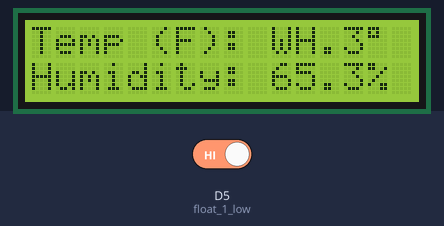
Simulated run of this sketch. Board: ESP8266 (NodeMCU). Shown: 16×2 character LCD. The test bench sets the inputs (shaded band); at power-on: D5 (float_1_low) HIGH.

Above: at 5.6 s.
5.7 s: D5 (float_1_low) driven LOW
At 10.8 s:
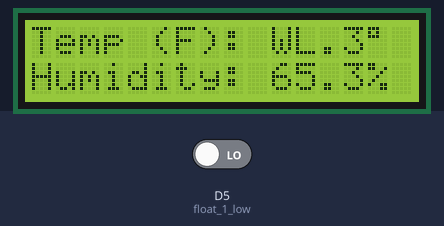
13.1 s: D5 (float_1_low) driven HIGH
At 15.9 s:
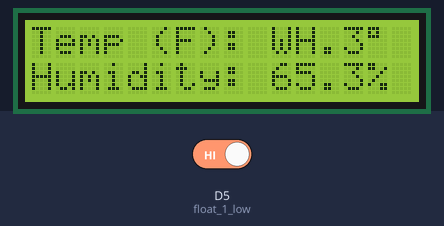
Timing chart, 0 to 17.4 s (numbered marks = the images above; inputs shaded):
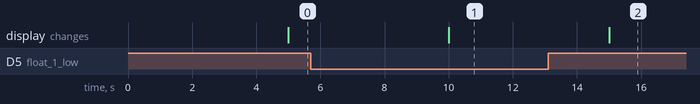

The sketch:

valveWScreen.ino
```cpp
/*
  ***********************************************************************************
  *    This code was created by : Mina Waheeb
  *    Date created             : 5/12/2022
  *    Date last modified       : 2/16/2022
  *
  *    modifications : 2/16/2022
  *    -> added lcd_func.h file
  *    -> added LCD.init function to set-up LCD
  *    -> added serial.begin for serial print
  *
  *    -> added floatValve_func.h file
  *    -> implemented floatValve init
  *    -> implemented floatValve func
  *
  *    -> added timeInterrupt_func.h file
  *    -> implemented updateSensors_func
  *
  *
  *
  ***********************************************************************************

*/

/*libs*/
#include "Wire.h"               //for I2C
#include "lcd_func.h"           //lcd_func.h file
#include "floatValve_func.h"    //floatValve_func.h file
#include "timeInterrupt_func.h" //timeInterrupt_func.h file

/*defs*/
extern int token;     //from "timeInterrupt_func.h"
int counter = 0;      //testing lcd with ISR

extern int float_low; //from "floatValve_func.h"

/************************************************************************************
 *                      functions ".h" files declerations
*************************************************************************************/
void LCD_init();           //LCD initail startUp parameters
void floatValve_init();    //float valve sensor initail set-up
void getFloatValve();    //float valve main function
void updateSensors_func(); //time interrupt setup
/************************************************************************************/

void setup()
{
  //**************open serial over USB at 9600 baud*************
  Serial.begin(9600);
  //************************************************************

  LCD_init();           //initialize LCD
  floatValve_init();    //initialize float valves
}
void loop()
{

   updateSensors_func(); //initialize and call time interrupt SR

   if(token == 1)
   {
    getFloatValve(); //update floatValve sensors

    if(float_low == 1)
    {
      lcd.setCursor (10,0);  // Set cursor to 10,0 [need only update the data]
      lcd.print("WH");    // the 1 indicates only one decimal to be printed

    }
    else if(float_low == 0)
    {
      lcd.setCursor (10,0);  // Set cursor to 10,0 [need only update the data]
      lcd.print("WL");    // the 1 indicates only one decimal to be printed
    }
   }
   else if(token == 0)
   {

   }

   //if(digitalRead(float_1_low)== HIGH)
   //{

    //lcd.setCursor (0,1); // Go to home of 2nd line
    //lcd.print("HIGHERRRRRRRRRRRRRRRRR");
    //while(digitalRead(float_1_low)== HIGH) {}
    //delay(25);
   //}
   //else
   //{

   // lcd.setCursor (0,1); // Go to home of 2nd line
   // lcd.print("High                            ");
   // while(digitalRead(port)== LOW) {}
    //delay(25);
  // }
   //lcd.setCursor (0,1); // Go to home of 2nd line
   //lcd.print("I Love You Most");
   //delay(1000); // Blinks of backlight
   //lcd.setBacklight(LOW); // Backlight off
   //delay(1);
   //lcd.setBacklight(HIGH); // Backlight on
   //delay(1);
}
```

floatValve_func.h
```cpp
/************************************************************************************
 *                          float valve function set-up
*************************************************************************************/

/*libs*/

/*defs*/
#define float_1_low              D5
int float_low = -1;

/* float valve initialization function, runs only once from void setup() */
void floatValve_init()
{
  pinMode(float_1_low,INPUT_PULLUP);
}

void getFloatValve()
{
  if(digitalRead(float_1_low) == HIGH)
  {
    float_low = 1;
  }
  else if(digitalRead(float_1_low) == LOW)
  {
    float_low = 0;
  }
}
/************************************************************************************/
```

timeInterrupt_func.h
```cpp
/************************************************************************************
 *                       time interrupt function set-up
*************************************************************************************/

/*libs*/

/*defs*/
unsigned long previousMillis = 0; // var for captering time passed
const long interval = 5000;       // var for determining time interval (5s here)

int token = 0;

/* time interrupt initialization function, runs only once from void setup() */
void updateSensors_func()
{
  // using built in time ISR
  unsigned long currentMillis = millis();

  // setting up condition to update sensor info every 5s
  if(currentMillis - previousMillis >= interval)
  {
    previousMillis = currentMillis; // updating time passed var

    token = 1;
  }
  else
  {
    token = 0;
  }
}
/************************************************************************************/
```

lcd_func.h
```cpp
/************************************************************************************
 *                           LiquidCrystal function set-up
*************************************************************************************/

/*libs*/
#include "LCD.h"                //for LCD
#include "LiquidCrystal_I2C.h"  //added library for liquid crystal

/*defs*/
//Set the pins on the I2C chip used for LCD connections
//ADDR,EN,R/W,RS,D4,D5,D6,D7
LiquidCrystal_I2C lcd(0x27,2,1,0,4,5,6,7); //0x27 default I2C bus address

/* LCD initialization function, runs only once from void setup() */
void LCD_init()
{
  // Set off LCD module
  lcd.begin (16,2); // 16 x 2 LCD module
  lcd.setBacklightPin(3,POSITIVE); // BL, BL_POL
  lcd.setBacklight(HIGH);

  lcd.home (); // Set cursor to 0,0
  lcd.print("Temp (F): "); // Custom text
  lcd.print(12.265,1); // the 1 indicates only one decimal to be printed
  lcd.print(char(223)); // adds the percent

  lcd.setCursor (0,1); // Go to home of 2nd line
  lcd.print("Humidity: ");
  lcd.print(65.265,1); // the 1 indicates only one decimal to be printed
  lcd.print("%");

  lcd.setBacklight(HIGH); // Backlight on
}
/************************************************************************************/
```

Measured:
- after the input at 5.7 s, the display: changes after 4.3 s (image 1)
- after the input at 13.1 s, the display: changes after 1.9 s (image 2)
